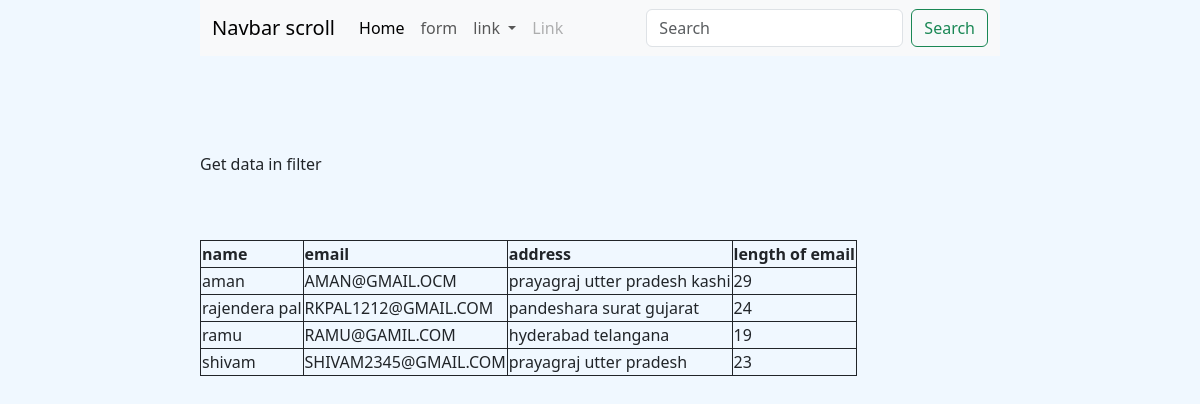
Page /showdata/ on the committed database.
### App_Filter/models.py (models this page shows)
class Model_class(models.Model):
    name=models.CharField(max_length=50)
    email=models.CharField(max_length=50)
    address=models.CharField(max_length=50)

### Filter_fun/views.py (the view)
# urls.py: path('showdata/',views.Filter_fun),
def Filter_fun(request):
   Model_getdata=Model_class.objects.all().order_by('name')
   data={'dt':Model_getdata}
   return render(request,'temp.html', data)

### Templates/temp.html (shortened to what this page needs)
<!DOCTYPE html>
<html lang="en">
<head>
</head>
<link href="https://cdn.jsdelivr.net/npm/bootstrap@5.3.0/dist/css/bootstrap.min.css"
 rel="stylesheet">
    <nav class="navbar navbar-expand-lg bg-body-tertiary">
        <div class="container-fluid">
          <a class="navbar-brand" href="ho">Navbar scroll</a>
          <div class="collapse navbar-collapse" id="navbarScroll">
            <ul class="navbar-nav me-auto my-2 my-lg-0 navbar-nav-scroll" style="--bs-scroll-height: 100px;">
              <li class="nav-item">
                <a class="nav-link active" aria-current="page" href="#">Home</a>
              </li>
              <li class="nav-item">
                <a class="nav-link" href="/formpage/">form</a>
              </li>
              <li class="nav-item dropdown">
                <a class="nav-link dropdown-toggle" href="#" role="button" data-bs-toggle="dropdown" aria-expanded="false">
                  link
                </a>
              </li>
              <li class="nav-item">
                <a class="nav-link disabled">Link</a>
              </li>
            </ul>
            <form class="d-flex" role="search">
              <input class="form-control me-2" type="search" placeholder="Search" aria-label="Search">
              <button class="btn btn-outline-success" type="submit">Search</button>
            </form>
          </div>
        </div>
      </nav>
      <br>
      <br>
      <br>
      <br>
      <form>
        <p>Get data in filter </p>
         <br>
         <br>
        <table >
        <tr>
            <th>name</th>
            <th>email</th>
            <th>address</th>
            <th>length of email</th>
        </tr>
        {% for i in dt %}
        <tr>
            <td>{{i.name}}</td>
            <td>{{i.email|upper}}</td>
            <td>{{i.address}}</td>
            <td>{{ i.address|length }}</td>
        </tr>
        {% endfor %}
        </table>
      </form>
</html>
</body>

### Templates/temp.html (style rules this page uses)
table { border: 1px solid; }
tr,td,th { border: 1px solid; }

### rows in the picture
Model_class: name "aman", email "AMAN@GMAIL.OCM", address "prayagraj utter pradesh kashi", address|length "29"
Model_class: name "rajendera pal", email "RKPAL1212@GMAIL.COM", address "pandeshara surat gujarat", address|length "24"
Model_class: name "ramu", email "RAMU@GAMIL.COM", address "hyderabad telangana", address|length "19"
Model_class: name "shivam", email "SHIVAM2345@GMAIL.COM", address "prayagraj utter pradesh", address|length "23"
